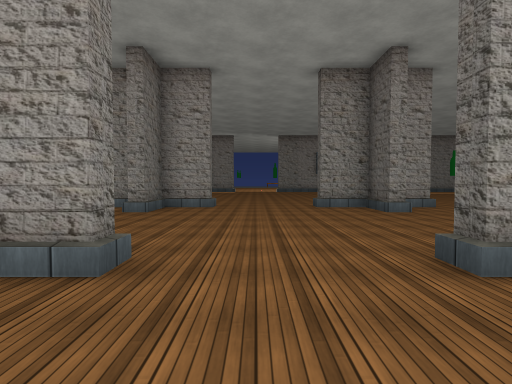
view 1 (above)

24 first-person views from a walk through a 3-D level made in the Unity game engine. The camera is 1.4 m above the floor, tilts 2° down and sees 80° across. The floor is counted in squares, 2 m on a side. Each view is taken from the middle of a square. On the plan, view 1 faces up. The plan holds only what a view shows up to about 10 squares ahead; the rest is blank. The place goes on beyond the plan. The player is left out. Some surface patterns are stand-ins.

view 2
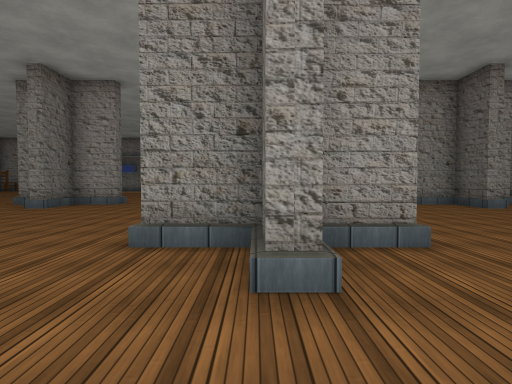

view 3
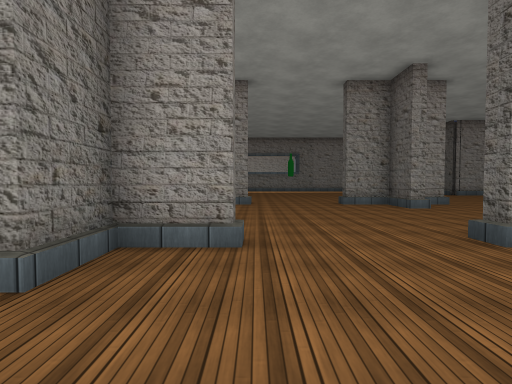

view 4
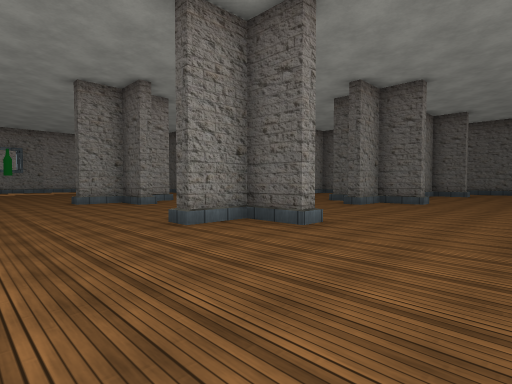

view 5
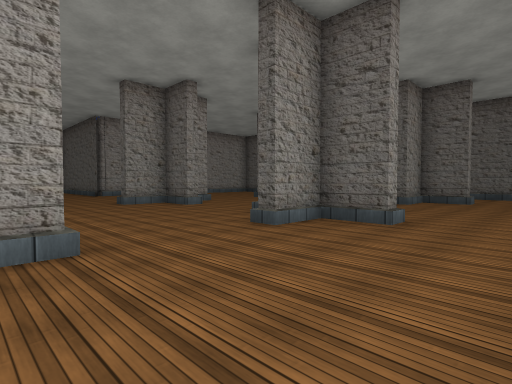

view 6
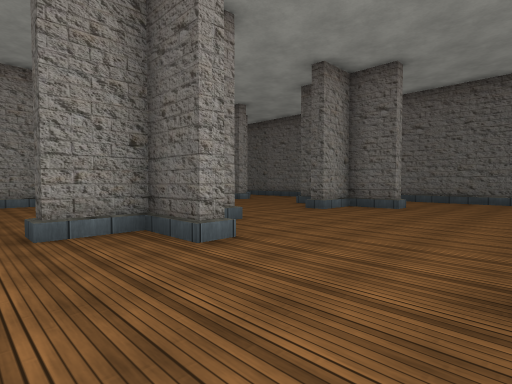

view 7
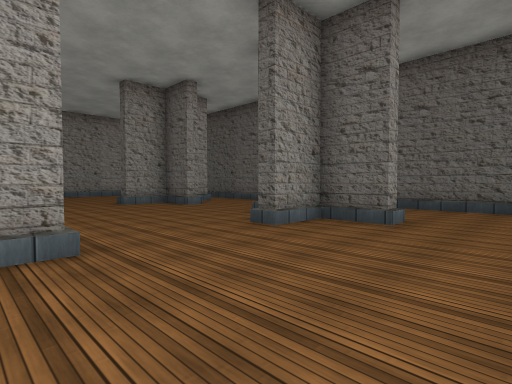

view 8
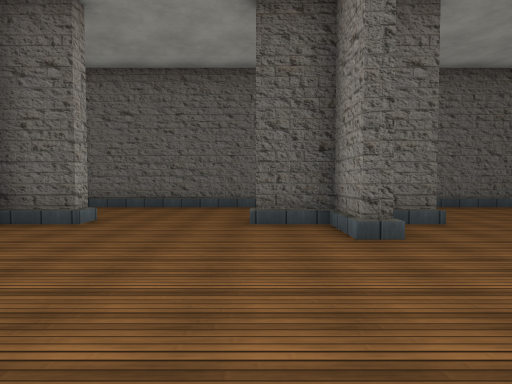

view 9
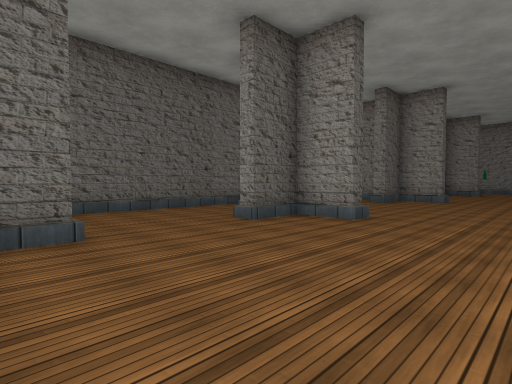

view 10
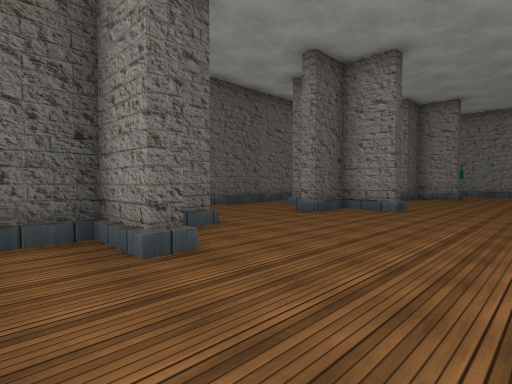

view 11
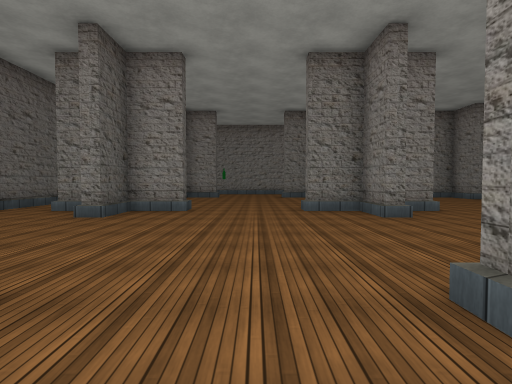

view 12
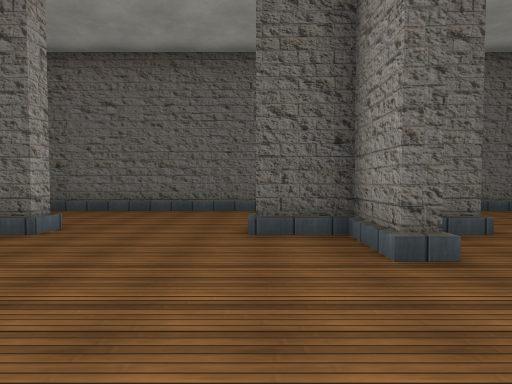

view 13
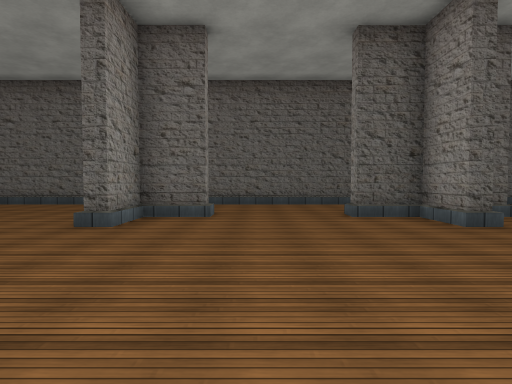

view 14
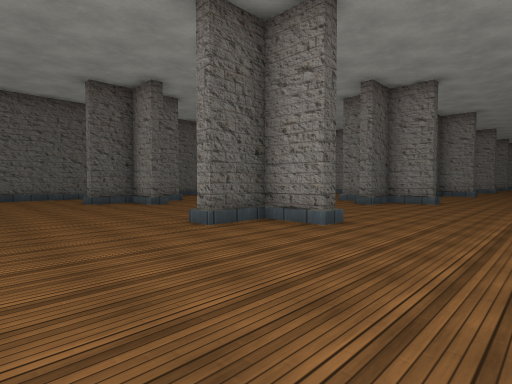

view 15
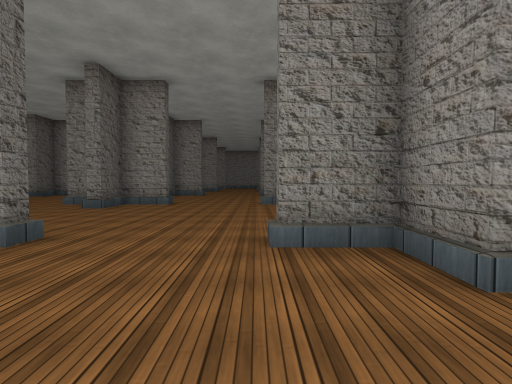

view 16
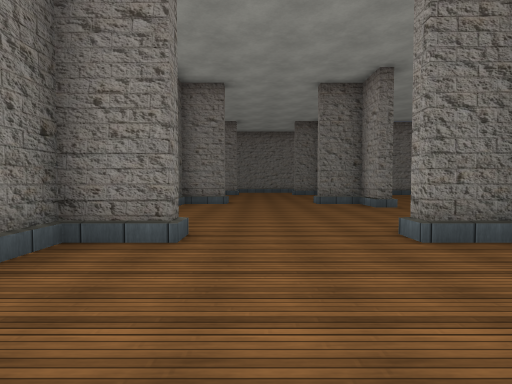

view 17
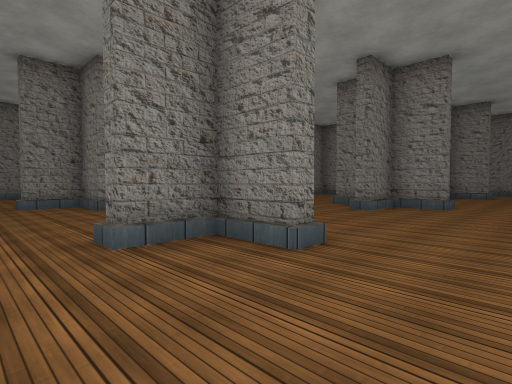

view 18
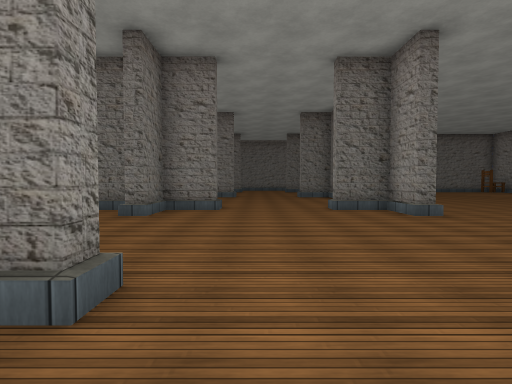

view 19
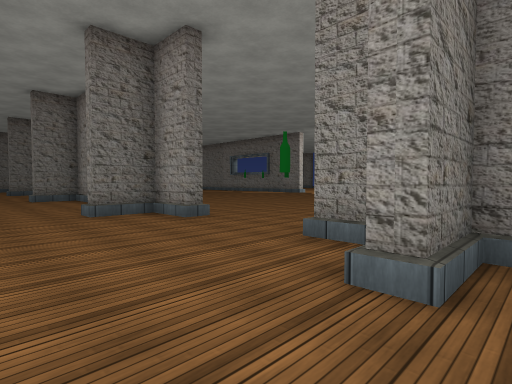

view 20
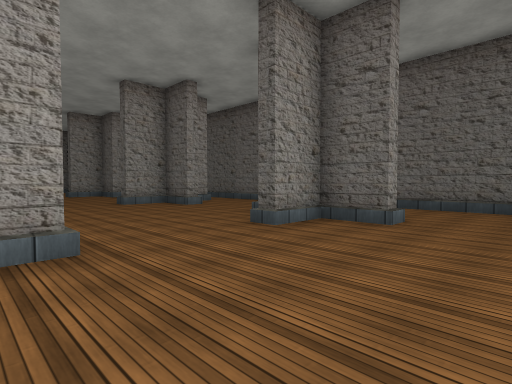

view 21
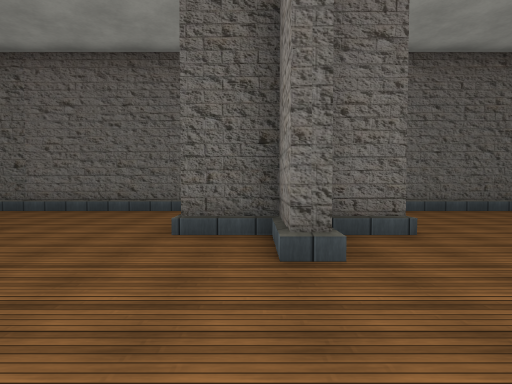

view 22
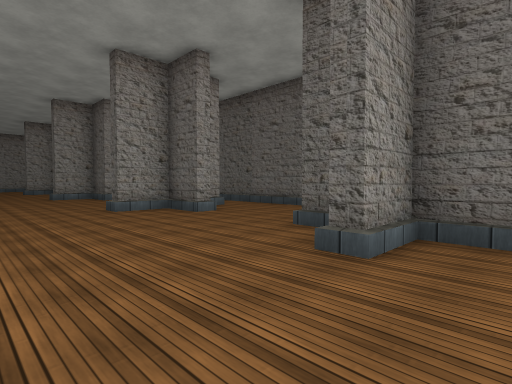

view 23
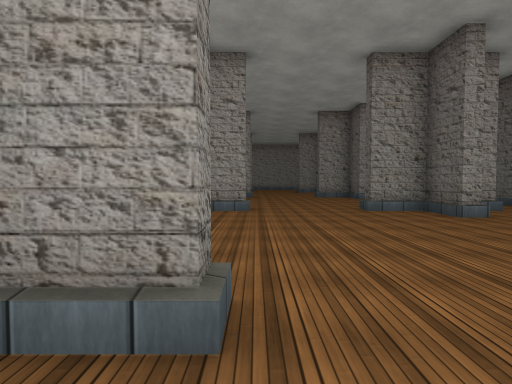

view 24
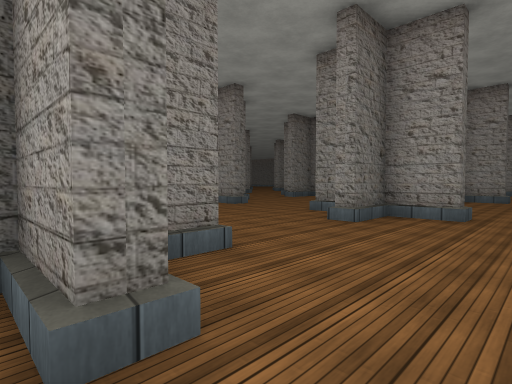

### Floor plan
Key: @ floor where view 1 was taken; # wall or solid block; . main floor; : floor 0.5 m higher than the main floor; / step, stairs or slope.
Columns run from 9 left of view 1 to 24 right of it. Each row starts with its distance up from view 1.
  9 ##.. ###/..###/..### ..##  ..##  #
  8 #..../#//../#//../#//../# /../# /#
  7 #.....:.....:.....:.....:.....:..#
  6 .................................#
  5 .................................#
  4 #.....#.....#.....#.....#.....#..#
  3 ##... ##...###...###...###...##  #
  2 #...  #.....#.....#.....#.....# .#
  1 #..   #.....#.....#.....#.....#..#
  0        ..@ ......................#
 -1        ..   . ...................#
 -2       :..     ....:.....:.....:..#
 -3       ##.          #...###...### #
 -4                    .....#.....#..#
 -5                      ...#.....#..#
 -6                       ...........#
 -7                        ..........#
 -8                         :.....:..#
 -9                         ##...###.#
-10                         #.....#..#
-11                          .....#..#
-12                         .........#
-13                        ..........#
-14                       ..:.....:..#
-15                       .###...###.#
-16                      ..  .....#..#
-17                     ...  .....#..#
-18                     ..   ........#
-19                          ... ....#

Where each view was taken, in squares from view 1:
view 1: 0 up, 0 right, facing up
view 2: 1 down, 3 right, facing up
view 3: 1 down, 5 right, facing up
view 4: 2 down, 5 right, facing up-right
view 5: 1 down, 10 right, facing up-right
view 6: 2 down, 13 right, facing up-right
view 7: 1 down, 16 right, facing up-right
view 8: 2 down, 16 right, facing right
view 9: 4 down, 17 right, facing down-right
view 10: 8 down, 17 right, facing down-right
view 11: 8 down, 18 right, facing down
view 12: 4 up, 17 right, facing right
view 13: 6 up, 15 right, facing right
view 14: 7 up, 11 right, facing down-right
view 15: 6 up, 11 right, facing down
view 16: 5 up, 1 right, facing left
view 17: 6 up, 0 right, facing down-left
view 18: 5 up, 5 right, facing left
view 19: 5 up, 10 right, facing up-left
view 20: 19 down, 16 right, facing up-right
view 21: 15 down, 17 right, facing right
view 22: 11 down, 17 right, facing up-right
view 23: 11 down, 17 right, facing up
view 24: 10 down, 18 right, facing up-left
